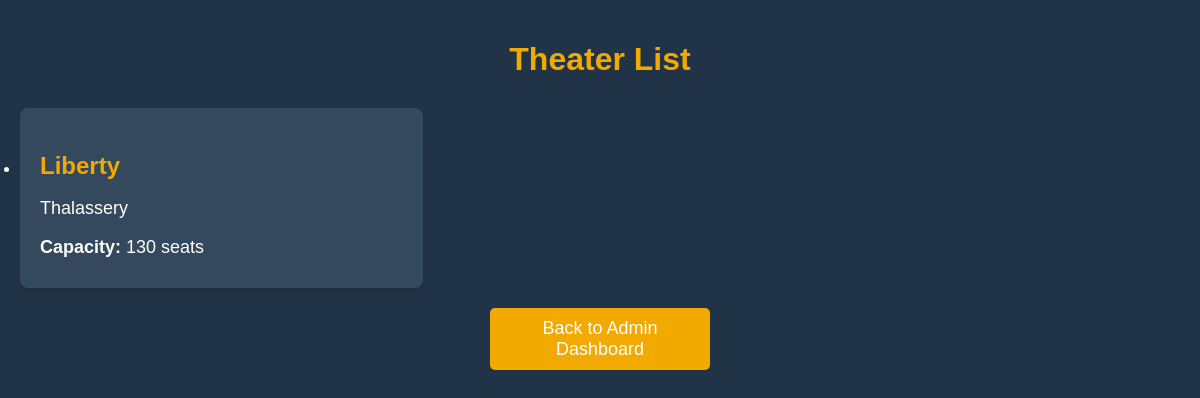
Before: /theater_listing/ (signed in) with the older database file.
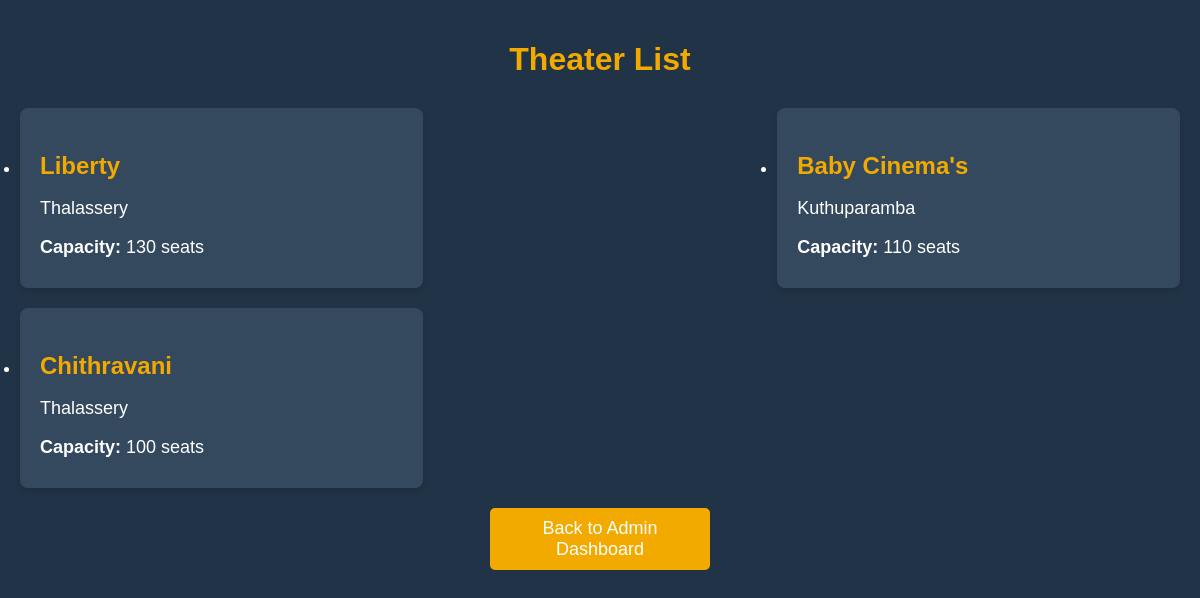
After: the same page with the newer database file.
### event_app/models.py (models this page shows, shortened)
class Theater(models.Model):
    user = models.OneToOneField(User, on_delete=models.CASCADE, related_name='theater_profile', null=True, blank=True)
    name = models.CharField(max_length=100, unique=True)
    price = models.DecimalField(max_digits=10, decimal_places=2)
    location = models.TextField()
    capacity = models.IntegerField()
    contact_number = models.CharField(max_length=15, null=True, blank=True)

### event_app/views.py (the view)
# urls.py: path('theater_listing/',views.theater_list,name='theater_list'),
@login_required
def theater_list(request):
    theater = Theater.objects.all()  # Get all theaters
    return render(request, 'theater_list.html', {'theater': theater})

### event_app/templates/theater_list.html (shortened to what this page needs)
<!DOCTYPE html>
<html lang="en">
<head>
</head>
<body>
    <h1>Theater List</h1>
    <ul class="theater-list">
        {% for theater in theater %}
        <li class="theater-item">
            <a href="{% url 'theater_detail' theater.id %}">
                <div class="theater-info">
                    <h3>{{ theater.name }}</h3>
                    <p>{{ theater.location }}</p>
                    <p><strong>Capacity:</strong> {{ theater.capacity }} seats</p>
                </div>
            </a>
        </li>
        {% endfor %}
    </ul>
    <a href="{% url 'admin_dashboard' %}" class="back-button">Back to Admin Dashboard</a>
</body>
</html>

Changed rows visible on the page:
added Theater: name "Baby Cinema's", location "Kuthuparamba", capacity "110"
added Theater: name "Chithravani", location "Thalassery", capacity "100"
